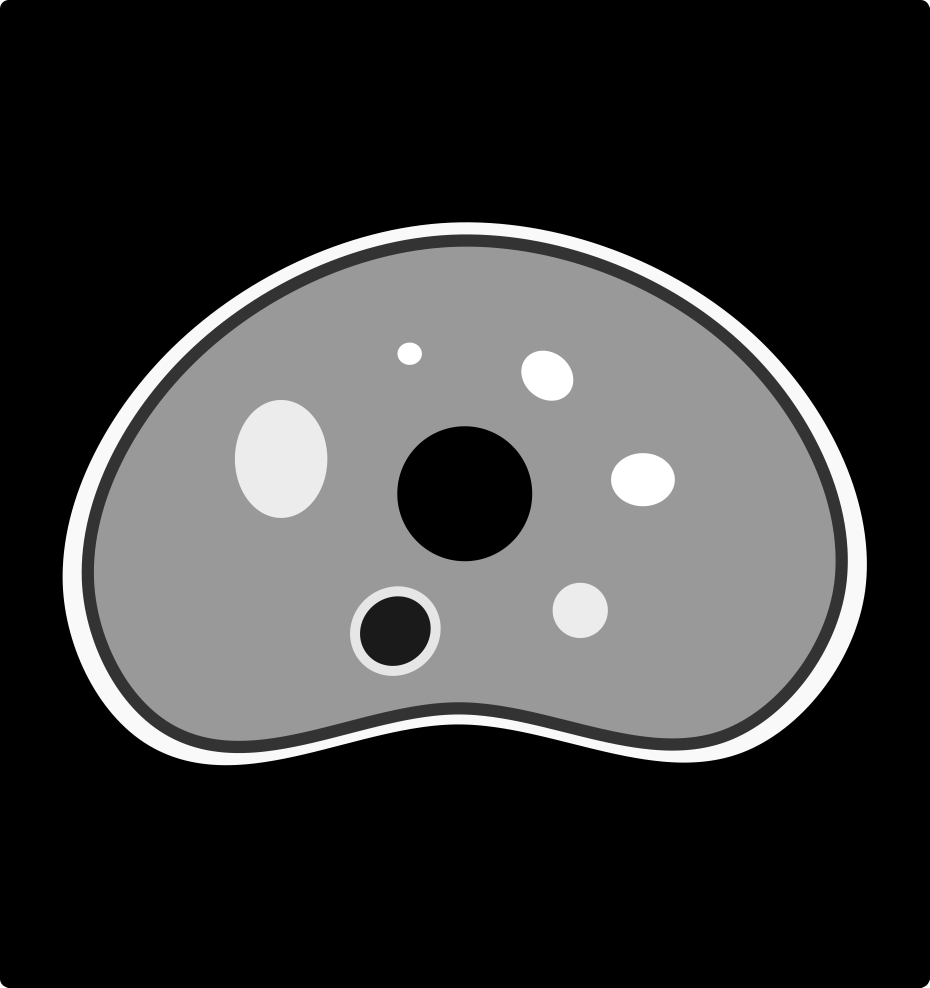
#> input picture lab/lab2/img/phantom_3.png, 1859 x 1975 px (shown at 1/2 size)
$ jupyter execute --allow-errors lab2.ipynb
#> lines starting #> are read from the running program, lines starting #| are printed output that depends on the picture
### lab/lab2/helpers.py
# ##############################################################################
# helpers.py
# ==========
# Author : Sepand KASHANI [sepand.kashani@epfl.ch]
# ##############################################################################

"""
Helper functions.
"""

import matplotlib.cm as cm
import matplotlib.pyplot as plt
import numpy as np
import scipy.linalg as linalg
import scipy.sparse as sparse
import skimage.color as color
import tqdm


def rotation_matrix(angle):
    """
    Parameters
    ----------
    angle : float
        Counter-clockwise rotation angle [rad].

    Returns
    -------
    R : :py:class:`~numpy.ndarray`
        (2, 2) rotation matrix.
    """
    R = np.array([[np.cos(angle), -np.sin(angle)],
                  [np.sin(angle), np.cos(angle)]])
    return R


def tube_decomposition(N_detector):
    """
    Compute unique characterisation (d, xi, p, w) of detector tubes.

    Parameters
    ----------
    N_detector: int
        Number of detectors.

    Returns
    -------
    detector : :py:class:`~numpy.ndarray'
        (N_detector, 2) detector locations.
    xi : :py:class:`~numpy.ndarray`
        (N_tube, 2) normal vector to tube. (Must lie in quadrant I or II.)
    p : :py:class:`~numpy.ndarray`
        (N_tube,) tube distance from origin. (Can be negative.)
    w : :py:class:`~numpy.ndarray`
        (N_tube,) tube width.
    """
    # Uniformly distribute detectors on ring.
    detector_angle = np.linspace(0, 2 * np.pi, N_detector, endpoint=False)
    detector = np.stack((np.cos(detector_angle), np.sin(detector_angle)), axis=-1)
    dA, dB = np.triu_indices(N_detector, k=1)
    N_tube = len(dA)

    # Normal vector to detector tube, for all detector pairs.
    # This vector is always located in quadrant I or II.
    xi = detector[dA] + detector[dB]
    xi /= linalg.norm(xi, axis=-1, keepdims=True)
    xi[xi[:, 1] < 0] *= -1

    # Tube offset from origin such that xi*p points to the tube's mid-point.
    p = np.squeeze(xi.reshape((N_tube, 1, 2)) @
                   detector[dA].reshape((N_tube, 2, 1)))

    # Tube width.
    intra_detector_angle = np.mean(detector_angle[1:] - detector_angle[:-1])
    M = rotation_matrix(intra_detector_angle)
    intra_detector = np.dot(detector, M.T)

    diff_vector = intra_detector[dA] - intra_detector[dA - 1]
    w = np.squeeze(diff_vector.reshape((N_tube, 1, 2)) @
                   xi.reshape((N_tube, 2, 1)))
    w = np.abs(w)

    # `w` can be very close to 0 and cause problem later on.
    # We discard these tubes for practical purposes.
    mask = ~np.isclose(w, 0)
    xi, p, w = xi[mask], p[mask], w[mask]

    return detector, xi, p, w


def draw_tubes(S, N_height, N_width, idx, ax):
    """
    Draw detectors and detector tubes.

    Parameters
    ----------
    S : :py:class:`~scipy.sparse.csr_matrix`
        (N_tube, N_px) sampling operator.
    N_height : int
        Number of uniform vertical spatial samples in [-1, 1].
    N_width : int
        Number of uniform horizontal spatial samples in [-1, 1].
    idx : :py:class:`~numpy.ndarray`
        Tube indices to plot.
    ax : :py:class:`~matplotlib.axes.Axes`

    Returns
    -------
    ax : :py:class:`~matplotlib.axes.Axes`
    """
    N_tube_wanted = len(idx)

    tubes = S[idx, :]
    if sparse.issparse(tubes):
        tubes = tubes.toarray()

    tubes = (tubes
             .reshape((N_tube_wanted, N_height, N_width))
             .sum(axis=0))

    ax.get_xaxis().set_visible(False)
    ax.get_yaxis().set_visible(False)
    ax.set_title('Detector Tubes')
    cmap = cm.gray

    ax.imshow(tubes, cmap=cmap)
    return ax


def sinogram(xi, p, N, ax):
    r"""
    Plot Sinogram scatterplot, with x-axis representing \angle(xi)

    Parameters
    ----------
    xi : :py:class:`~numpy.ndarray`
        (N_tube, 2) normal vector to tube. (Must lie in quadrant I or II.)
    p : :py:class:`~numpy.ndarray`
        (N_tube,) tube distance from origin. (Can be negative.)
    N : :py:class:`~numpy.ndarray`
        (N_tube,) PET measurements.
    ax : :py:class:`~matplotlib.axes.Axes`

    Returns
    -------
    ax : :py:class:`~matplotlib.axes.Axes`
    """
    N_tube = len(xi)
    theta = np.around(np.arctan2(*xi.T), 3)
    N = N.astype(float) / N.max()

    cmap = cm.RdBu_r
    ax.scatter(theta, p, s=N*20, c=N, cmap=cmap)

    ax.set_xlabel('theta [rad]')
    ax.set_xlim(-np.pi / 2, np.pi / 2)
    ax.set_ylabel('p')
    ax.set_ylim(-1, 1)

    ax.set_title('Sinogram')
    ax.axis(aspect='equal')

    mappable = cm.ScalarMappable(cmap=cmap)
    mappable.set_array(N)
    ax.get_figure().colorbar(mappable)

    return ax


def plot_image(I, title=None, ax=None):
    if ax is None:
        _, ax = plt.subplots()

    ax.imshow(I, cmap='bone')

    if title is not None:
        ax.set_title(title)

### lab/lab2/lab2.ipynb
# A Functional Data Analysis Framework for Positron Emission Tomography

Sepand Kashani, Michalina Pacholska

[cell 1]
import helpers
import numpy as np
import scipy.sparse as sparse

import matplotlib.pyplot as plt
from skimage import color, transform

*Positron Emission Tomography* (PET) is a medical imaging technique to visualize metabolic processes in the body.
The goal of this session is two-fold:
* Apply the concepts of sampling and interpolation operators to the PET setup;
* Use various reconstruction algorithms to go from the data to images.

**Hint**: we provide a few helper functions in `helpers.py`.

PET is a nuclear imaging technique used to measure metabolic processes in the body.
The procedure is as follows:
* A radioactive tracer such as (marked) glucose is injected to the patient.
* Being an energy source, the tracer will naturally concentrate in regions with high metabolic activity and decay there.
* The radioactive decay produces positrons.
When a positron comes into contact with a free electron in the body, they spontaneously annihilate and eject 2 colinear gamma rays in a random direction.
* The gamma ray hits are counted on an $L$-element detector ring.

As the gamma rays part in opposite directions, they are detected by one of the $\binom{L}{2}$ *detector tubes* in the system.

Each detector tube $d$ can be characterized by 3 values:
* $\xi$ : unit vector in $[-1,1] \times [0,1]$ giving the direction of the tube;
* $p$ : distance of the tube from the origin (can be negative);
* $w$ : width of the tube.

Once the parameterization of each tube is known, the numerical approximation of the sampling operator $\Phi^{*} \in \mathbb{R}^{N_{\text{tube}} \times N_{\text{px}}}$ can be constructed from each tube space $\mathcal{T}_{d}$:
$$ \mathcal{T}_{d} = \left\{ v \in \mathcal{B}\left(0, 1\right) \;\;|\;\; p_{d} - \frac{w_{d}}{2} \le \langle v, \xi_{d} \rangle \le p_{d} + \frac{w_{d}}{2} \right\} $$

**Note**: contrary to what you saw in class, all basis functions do *not* have the same width $w$. Similar to what you saw in class however, each basis function may vary per tube-space and can take a particular shape (i.e. box function, raised_cosine, ...)

**Note**: for simplicity, we will assume that images $f: \mathbb{R} \times \mathbb{R} \to \mathbb{R}$ take the form
$$ f(x, y) = \sum_{k = 1}^{N_{px}} f_{k} \phi_{k}(x, y), $$ where $\phi_{k}(x, y) = \delta(x - x_{k}, y - y_{k})$.

# Part 1: Building the Sampling Operator

**Exercise**: complete the function `sampling_op` below such that, given tube parameters $(w_{d}, p_{d}, \xi_{d})$, constructs the discrete matrix $S \in N_{tube} \times N_{px}$ where the $k$-th row of $S$ represents a discrete approximation of the $k$-th detector tube (with triangular beamshape).

*Hint*:
* each row of `S` should be extremely sparse due to the small width of each tube. Consider using `scipy.sparse.csr_matrix` to store the output.
* You can instead use dense matrices if preferred, but then use 40 detectors instead of 80.

[cell 2]
def sampling_op(xi, p, w, N_height, N_width):
    """
    Numerical approximation of continuous-domain sampling operator with triangle beam-shape.

    Parameters
    ----------
    xi : :py:class:`~numpy.ndarray`
        (N_tube, 2) normal vector to tube. (Must lie in quadrant I or II.)
    p : :py:class:`~numpy.ndarray`
        (N_tube,) tube distance from origin. (Can be negative.)
    w : :py:class:`~numpy.ndarray`
        (N_tube,) tube width.
    N_height : int
        Number of uniform vertical spatial samples in [-1, 1].
    N_width : int
        Number of uniform horizontal spatial samples in [-1, 1].

    Returns
    -------
    S : :py:class:`~scipy.sparse.csr_matrix`
        (N_tube, N_height*N_width) sampling operator, where each row contains the basis function of
        the instrument (vectorized row-by-row).
    """
#> called with xi = array of shape (3081, 2), p = array of shape (3081,), w = array of shape (3081,), N_height = 256, N_width = 256
    # Generate grid
    X, Y = np.meshgrid(np.linspace(-1, 1, N_width),
                       np.linspace(-1, 1, N_height))
    pixels = np.stack((X, Y), axis=-1).reshape((N_height * N_width, 2))

    # Only interested in pixels within unit circle
    pixels[np.linalg.norm(pixels, axis=-1) >= 1] = 0

    N_tube = p.shape[0]
    S = np.zeros((N_tube, N_height * N_width))
    for row in range(N_tube):
        projection = pixels @ xi[row]
        x = (projection - p[row]) * (2 / w[row])
        mask = ((np.abs(x) <= 1)         &  # inner/outer boundary
                ~np.isclose(projection, 0))    # circular boundary
        S[row, mask.nonzero()] = (-0.5 <= x[mask]) & (x[mask] <= 0.5)

    return sparse.csr_matrix(S)


N_detector = 80
N_h = N_w = 256
N_px = N_h * N_w

d_x, d_xi, d_p, d_w = helpers.tube_decomposition(N_detector)
S = sampling_op(d_xi, d_p, d_w, N_h, N_w)

**Exercise**: verify that your implementation of `sampling_op` is correct by plotting a few tube spaces.

[cell 3]
fig, ax = plt.subplots()
helpers.draw_tubes(S, N_h, N_w, [1, 40, 50], ax)

plt.show()
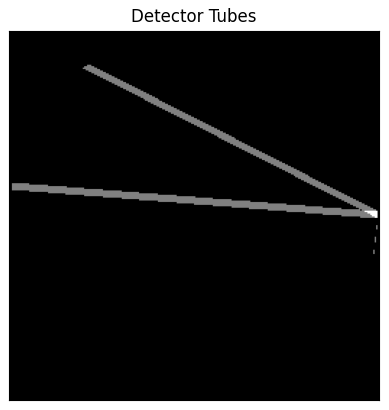
#> figure drawn by matplotlib, 1 panel

[cell 4]
fig, ax = plt.subplots()
#> (the rest of this cell did not finish here and is left out)

## Part 2: Generating Sample Data

To explore different reconstruction algorithms below, we need to generate some PET measurements from an object.
Gamma ray emissions from the annihilation process can be modeled as a Poisson process $P(\lambda)$, where $\lambda(x, y) \in \mathbb{R}^{2}$ is the intensity function of the process.
$N_{\text{tube}}$ samples from the PET detector can then be obtained by sampling $P(\lambda)$ in the detector cavity and applying `S` on it:

$$ N = S Z, \qquad Z \sim P(\lambda). $$

For conveniency, we will take the intensity function $\lambda$ as some grayscale image.

[cell 5]
def get_intensity(path_img, max_rate=1e6):
    """
    Parameters
    ----------
    path_img
    """
#> called with path_img = './img/phantom_3.png', max_rate = 1000000
    lambda_rgb = plt.imread(path_img).astype(float)
    lambda_ = color.rgb2gray(lambda_rgb)

    # We pad the image with zeros so that the mask does not touch the detector ring.
    lambda_ = np.pad(lambda_, np.r_[N_h, N_w] // 3, mode='constant')
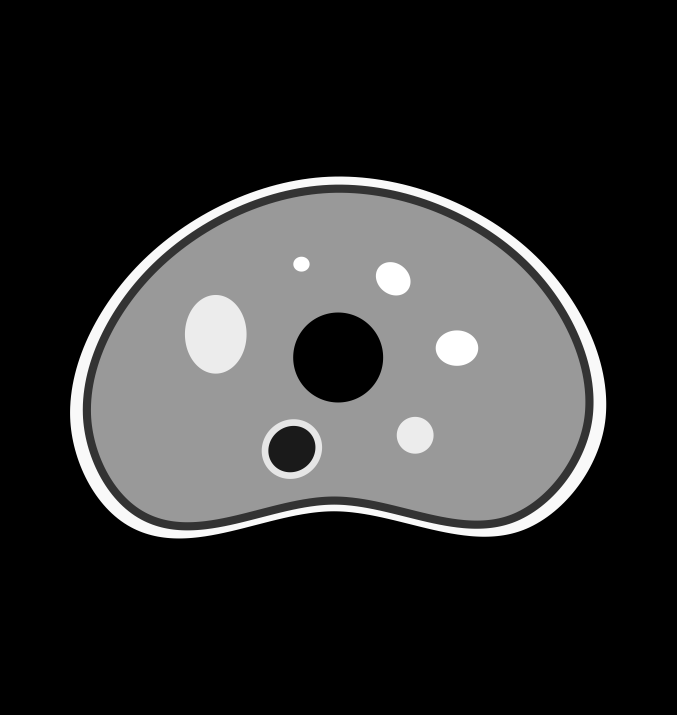
#> lambda_: shape (2145, 2029) float64 (shown at 1/3 size); min 0, max 1, mean 0.189
    lambda_ = transform.resize(lambda_, (N_h, N_w), order=1, mode='constant')
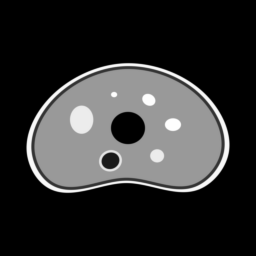
#> lambda_: shape (256, 256) float64; min 0, max 1, mean 0.189
    lambda_ *= max_rate / lambda_.max()  # (N_h, N_w)

    lambda_ = lambda_
    return lambda_

path_img = './img/phantom_3.png' # check the img/ directory for alternatives
lambda_ = get_intensity(path_img)

fig, ax = plt.subplots()
ax.imshow(lambda_, cmap='bone');

**Exercise**: Generate samples from the PET scanner by
* sampling a Poisson random variable where pixel $k$ follows $P(\lambda_{k})$;
* measurement the Poisson realization through the sampling operator `S`.

[cell 6]
sample = S @ lambda_.reshape((N_h * N_w,))
#> sample = 3081 values, max 656070065.1 at index 38, min 0 at index 0, mean 159587772.2

**Exercise**: plot the sinogram associated with the measurements obtained above. Do you see the sinusoidal patterns?

[cell 7]
fig, ax = plt.subplots(1, 2, figsize=(15,8))
helpers.plot_image(lambda_, 'Original image', ax[0])
#> (the rest of this cell did not finish here and is left out)

#> in sinogram, `N = N.astype(float) / N.max()`: N = 3081 values, max 1 at index 38, min 0 at index 0, mean 0.243
plt.show()

**Exercise**: Let $\lambda$ be the all-zero vector, except in 5 random locations where it takes value 1. Plot the sinogram of the measurements now.

[cell 8]
lambda_rnd = np.zeros((N_h, N_w))
lambda_rnd[np.random.randint(N_h, size=5), np.random.randint(N_w, size=5)] = 1

sample_rnd = S @ lambda_rnd.reshape((N_h * N_w,))

fig, ax = plt.subplots(1, 2, figsize=(15,8))
helpers.plot_image(lambda_rnd, 'Original image', ax[0])
#> (the rest of this cell did not finish here and is left out)

## Part 3: Reconstruction Algorithms

Now that we have data from a PET scanner, let's try and reconstruct the ground-truth using various algorithms.

**Exercise**:
1. Complete the `backprojection` function below that estimates the ground truth using the backprojection algorithm.
2. Generate measurement samples from `lambda_` above and plot the backprojection image.

[cell 9]
def backprojection(S, N):
    """
    Form image via backprojection.

    Parameters
    ----------
    S : :py:class:`~scipy.sparse.csr_matrix`
        (N_tube, N_px) sampling operator.
    N : :py:class:`~numpy.ndarray`
        (N_tube,) PET samples

    Returns
    -------
    I : :py:class:`~numpy.sparse.csr_matrix`
        (N_px,) vectorized image
    """
    return S.T @ N

fig, ax = plt.subplots(1, 2, figsize=(15,8))
helpers.plot_image(lambda_, 'Original image', ax[0])
helpers.plot_image(backprojection(S, sample).reshape(N_h, N_w),
                   'Recovered image with backprojection', ax[1])
plt.show()
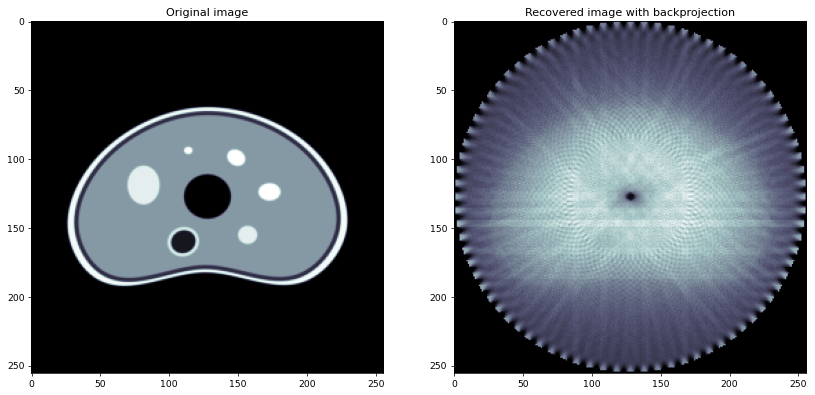
#> figure drawn by matplotlib, 2 panels
